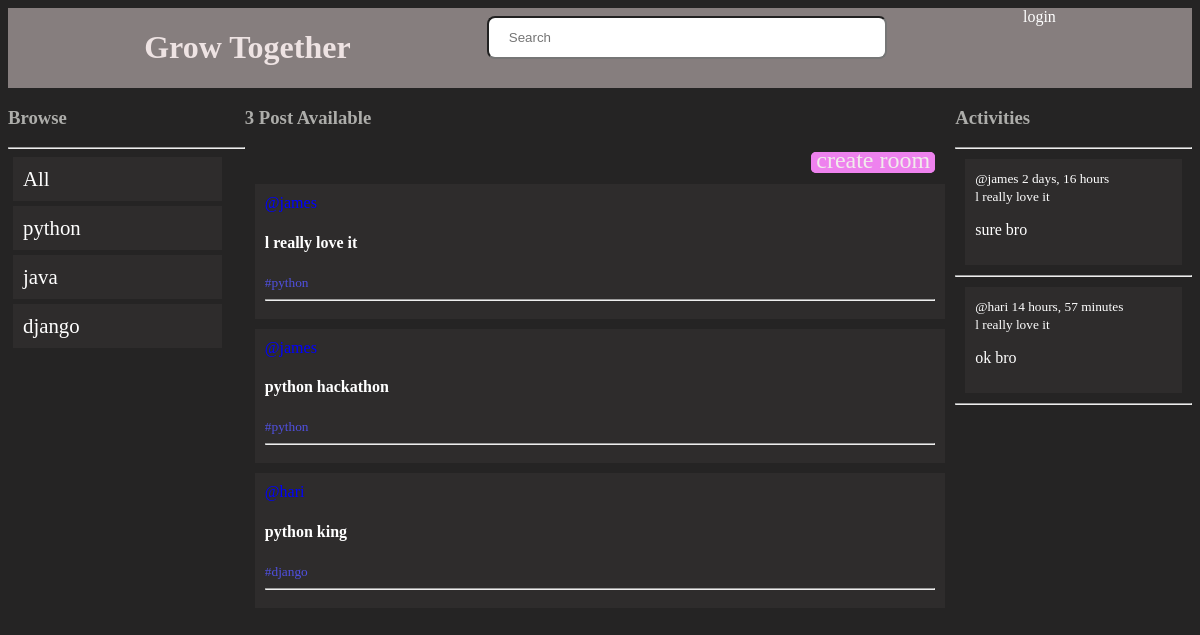
The page /?q=python on the database its author committed.
### app1/models.py (models this page shows, shortened)
class topic(models.Model):
    name =models.CharField(max_length=200)

class room(models.Model): #python calss to model
    host=models.ForeignKey(User,on_delete=models.SET_NULL,null=True)
    top=models.ForeignKey(topic,on_delete=models.SET_NULL,null=True)
    name=models.CharField(max_length=200)
    description=models.TextField(null=True,blank=True) #null=True which can make it blank .if instance not create.blank if save form it wiil be blank
    update= models.DateTimeField(auto_now=True) #take freq timestamp
    create=models.DateTimeField(auto_now_add=True)#first create timestamp
    class Meta:
        ordering=['-update','-create'] #descending - so newest first
    def __str__(self): #create Rome string
        return self.name

class Message(models.Model):
    user=models.ForeignKey(User,on_delete=models.CASCADE)
    room=models.ForeignKey(room,on_delete=models.CASCADE) #models.SET_NULL-->mesg not del if room del. models.cascade msg del
    body=models.TextField()
    update=models.DateTimeField(auto_now=True)
    create=models.DateTimeField(auto_now_add=True)

### app1/views.py (the view)
# urls.py: 2. Add a URL to urlpatterns:  path('', Home.as_view(), name='home')
def Home(request):
    q=request.GET.get('q') if request.GET.get('q') else ''
    val=room.objects.filter(Q(top__name__icontains=q) | Q(name__icontains=q) )#Q for & | keys parent (topic) class name noncase sense=i contain q value
    val1=topic.objects.all()
    coun=val.count()
    recent=Message.objects.filter(Q(room__top__name__icontains=q))
    value={'value':val,'val1':val1,'count':coun,'recent':recent}
    return render(request,'app1/home.html',value)

### app1/templates/app1/home.html (shortened to what this page needs)
{% extends 'main.html' %}
{%  block content %}
       <div class="container">
        <div>
        {% include 'app1/topics.html' %}
       </div>
       <div>
        <h3>{{count}} Post Available </h3>
        <div class="box">
        <span class="bo">
        <a id="tex1" href="create-room">create room </a></span></div>
        {% include 'app1/posts.html' %}
    </div>
     <div>
        {% include 'app1/activity.html' %}
     </div>
</div>
{% endblock content %}

### app1/templates/app1/topics.html (shortened to what this page needs)
<!DOCTYPE html>
<h3>
    Browse
</h3>
<hr>
<a id="tex" href="{% url 'home' %}">
<div class="list">
    All
</div>
</a>
{% for topic in val1  %}
<a id="tex" href="{% url 'home' %}?q={{topic.name}}">
 <div class="list">
    {{topic.name}}
 </div>
</a>
{% endfor %}

### app1/templates/app1/posts.html (shortened to what this page needs)
<div >
    {% for  e in value %}
    <div class="cont">
    <a id="col" href="{% url 'profile' e.host.id %}"> @{{ e.host.username}}</a>
    <a href="root/{{e.id}}">
     <h4>  {{e.name}}</h4>
     <small id="col1">#{{e.top.name}}</small>
     <hr>
    </div>
    {% endfor %}
</div>

### app1/templates/app1/activity.html (shortened to what this page needs)
<h3>Activities</h3>
<hr>
{% for m in recent %}
<div class="contactive">
    <small id="user">@{{m.user}} {{ m.create | timesince }}</small>
    <br>
    <small id="user">{{m.room}}</small>
    <p id="user">{{ m.body }}
</div>
<hr>
{% endfor %}

### static/styles/main.css (style rules this page uses)
body { background-color: rgb(37, 36, 36); }

### app1/templates/app1/home.html (style rules this page uses)
.container { display:grid; grid-template-columns: 1fr 3fr 1fr; }
.box { background-color:rgb(37, 36, 36); text-align: right; }
.bo { background-color: violet; border: 2px solid violet; left: 500; margin-right: 20px; border-radius: 5px; }
#tex1 { padding: 3px; color:rgb(241, 235, 235); font-size: 1.5em; }

### app1/templates/app1/topics.html (style rules this page uses)
h3 { color: rgb(173, 173, 170); }
.list { display: block; width: 80%; padding: 10px; margin: 5px; background-color: rgb(46, 44, 44); font-size: 1.3em; color:white ; }
#tex { color: white; text-decoration: none; }

### app1/templates/app1/posts.html (style rules this page uses)
a { text-decoration: none; color: white; }
#col { color: blue; }
#col1 { color: rgb(80, 80, 224); }
.cont { background-color: rgb(46, 44, 44); padding: 10px; margin: 10px; }

### app1/templates/app1/activity.html (style rules this page uses)
.contactive { background-color: rgb(46, 44, 44); padding: 10px; margin: 10px; }
#user { color: white; }

### rows shown on the page
topic: name "python"
topic: name "java"
topic: name "django"
room: name "l really love it", top.name "python"
room: name "python hackathon", top.name "python"
room: name "python king", top.name "django"
Message: user "james", create "2 days, 16 hours", room "l really love it", body "sure bro"
Message: user "hari", create "14 hours, 57 minutes", room "l really love it", body "ok bro"

### other values the page prints
{{ count }} "3"
